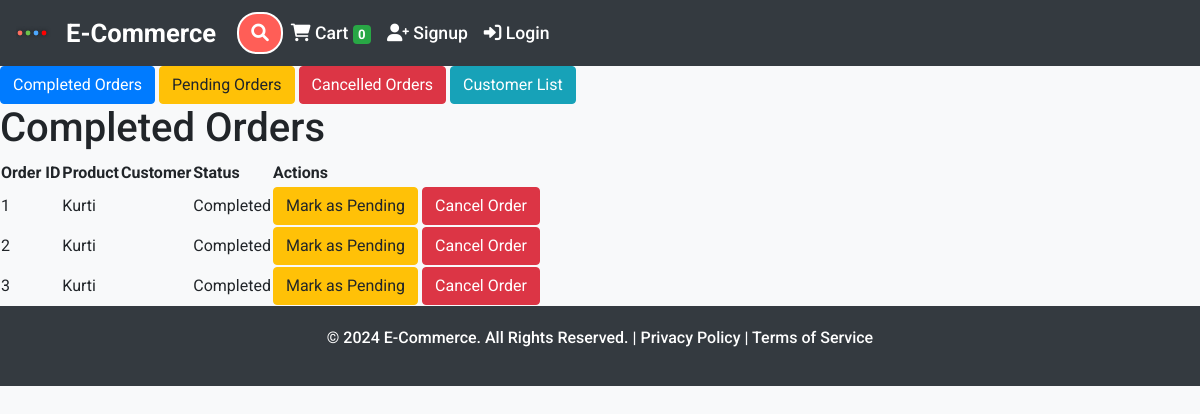
Page /completed-orders/ on the committed database.
### store/models/orders.py (models this page shows, shortened)
class Order(models.Model):
    product = models.ForeignKey(Products, on_delete=models.CASCADE)
    customer = models.ForeignKey(Customer, on_delete=models.CASCADE)
    address = models.ForeignKey(Address, on_delete=models.CASCADE)  # Reference to the Address model
    quantity = models.IntegerField(default=1)
    price = models.IntegerField()
    date = models.DateField(default=datetime.datetime.today)
    status = models.BooleanField(default=False)
    cancelled = models.BooleanField(default=False)

### store/models/product.py (models this page shows, shortened)
class Products(models.Model):
    name = models.CharField(max_length=60)
    price = models.IntegerField(default=0)
    category = models.ForeignKey(Category, on_delete=models.CASCADE, default=1)
    description = models.CharField(max_length=250, default='', blank=True, null=True)
    image = models.ImageField(upload_to='uploads/products/')
    attributes = models.ManyToManyField(AttributeKey, through=ProductAttribute, related_name='products')

### store/views/backoffice.py (the view, shortened to what this page needs)
# urls.py: path('completed-orders/', CompletedOrders.as_view(), name='completed_orders'),
class CompletedOrders(View):
    def get(self, request):
        completed_orders = Order.objects.filter(status=True, cancelled=False)
        return render(request, 'completed_orders.html', {'orders': completed_orders})

### store/templates/completed_orders.html (shortened to what this page needs)
{% extends 'base.html' %}
{% block content %}
<div class="navigation">
    <a href="{% url 'completed_orders' %}" class="btn btn-primary">Completed Orders</a>
    <a href="{% url 'pending_orders' %}" class="btn btn-warning">Pending Orders</a>
    <a href="{% url 'cancelled_orders' %}" class="btn btn-danger">Cancelled Orders</a>
    <a href="{% url 'customer_list' %}" class="btn btn-info">Customer List</a>
</div>
<h1>Completed Orders</h1>
<table>
    <tr>
        <th>Order ID</th>
        <th>Product</th>
        <th>Customer</th>
        <th>Status</th>
        <th>Actions</th>
    </tr>
    {% for order in orders %}
    <tr>
        <td>{{ order.id }}</td>
        <td>{{ order.product.name }}</td>
        <td>{{ order.customer.name }}</td>
        <td>Completed</td>
        <td>
            <form method="post" action="{% url 'completed_orders' %}">
    <button type="submit" name="status" value="pending" class="btn btn-warning">Mark as Pending</button>
    <button type="submit" name="status" value="cancelled" class="btn btn-danger">Cancel Order</button>
</form>
        </td>
    </tr>
    {% endfor %}
</table>
{% endblock %}

### store/templates/base.html (style rules this page uses)
body { font-family: 'Roboto', sans-serif; background-color: #f8f9fa; color: #212529; }

### rows in the picture
Order: id "1", product.name "Kurti"
Order: id "2", product.name "Kurti"
Order: id "3", product.name "Kurti"

### other values in the picture
{{ request.session.cart.keys|length }} "0"
